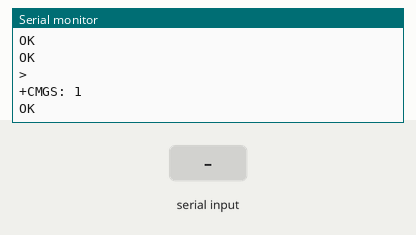
The sketch below on a simulated Arduino Uno, built with avr-gcc and run on an emulated ATmega328P. Shown: the last lines printed to the serial monitor. The test bench sets the inputs (shaded band). The modem accepts every AT command (registered, SIM ready, sends succeed) and sends nothing else.

Above: at 5.8 s.
5.9 s: "1" received over the second serial link
At 6.8 s:
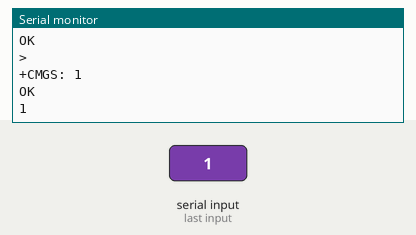
7.4 s: "0" received over the second serial link
At 7.9 s:
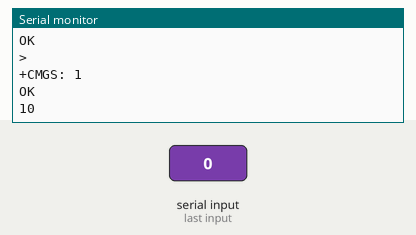

The sketch:

SIM800_900_Sample_sketch.ino
```cpp
/*
  GSM Send Sketch for Arduino

  Initializes GSM Module and sends an SMS to recipient

  The circuit:
  *Arduino pin 0 (RX) - GSM Module (TX)
  *Arduino pin 1 (TX) - GSM Module (RX)

  Created 2010
  by Meann Zabanal
  Modified
  by John for GSM Shield testing
  Modified August 20, 2015
  by Amoree for GSM Shield testing Serial Monitor
*/

#include <SoftwareSerial.h>

SoftwareSerial mySerial(2, 3);

char Rx_data[150];
unsigned char Rx_index = 0;
int i = 0;
char msg[160];
int sig;

int serialNo = 6534254;
float reading = 785764;

String MyString;

#define DEBUG true
void setup()
{
  Serial.begin(9600);
  mySerial.begin(19200);

  MyString = String(reading);
  MyString = ("SN:635425254, Dela Cuadra, " + MyString + "kWhr");
  int str_len = MyString.length()+1;
  char char_array[str_len];
  MyString.toCharArray(char_array, str_len);
  init_GSM();
  send_msg("09487278245", char_array);
}

void loop()
{
  if (mySerial.available())
    Serial.write(mySerial.read());
  if (Serial.available())
    mySerial.write(Serial.read());
}

void send_msg(char *number, char *msg)
{
  char at_cmgs_cmd[30] = {'\0'};
  char msg1[160] = {'\0'};
  char ctl_z = 0x1A;

  sprintf(msg1, "%s%c", msg, ctl_z);
  sprintf(at_cmgs_cmd, "AT+CMGS=\"%s\"\r\n",number);

  sendGSM(at_cmgs_cmd);
  delay(100);
  delay(100);
  delay(100);
  sendGSM(msg1);
  delay(100);
}

void sendGSM(char *string){
  mySerial.write(string);
  delay(90);
}

void clearString(char *strArray) {
  int j;
  for (j = 100; j > 0; j--)
    strArray[j] = 0x00;
}

void send_cmd(char *at_cmd, char clr){
  char *stat = '\0';
  while(!stat){
    sendGSM(at_cmd);
    delay(200);
    readSerialString(Rx_data);
    Serial.write(Rx_data);

    stat = strstr(Rx_data, "OK");
    Serial.println("Success");
    delay(50000);
  }
  if (clr){
    clearString(Rx_data);
    delay(200);
    stat = '\0';
  }
}

void init_GSM(){


  sendData("AT\r\n",1000,DEBUG); // AT

  sendData("AT+CMGF=1\r\n",1000,DEBUG); //AT+CMGF=1
  sendData("AT+CMGD=1\r\n",1000,DEBUG); //AT+CMGD=1
  delay(1000);
}

void readSerialString (char *strArray) {

  if(!mySerial.available()) {
    return;
  }

  while(mySerial.available()) {
    strArray[i] = mySerial.read();
    i++;
  }
}

String sendData(String command, const int timeout, boolean debug)
{
    String response = "";

    mySerial.print(command);

    long int time = millis();

    while( (time+timeout) > millis())
    {
      while(mySerial.available())
      {


        char c = mySerial.read();
        response+=c;
      }
    }

    if(debug)
    {
      Serial.print(response);
    }

    return response;
}
```

Measured:
- after the input at 5.9 s, the serial monitor: prints a new line at once (image 1)
- after the input at 7.4 s, the serial monitor: prints a new line at once (image 2)
